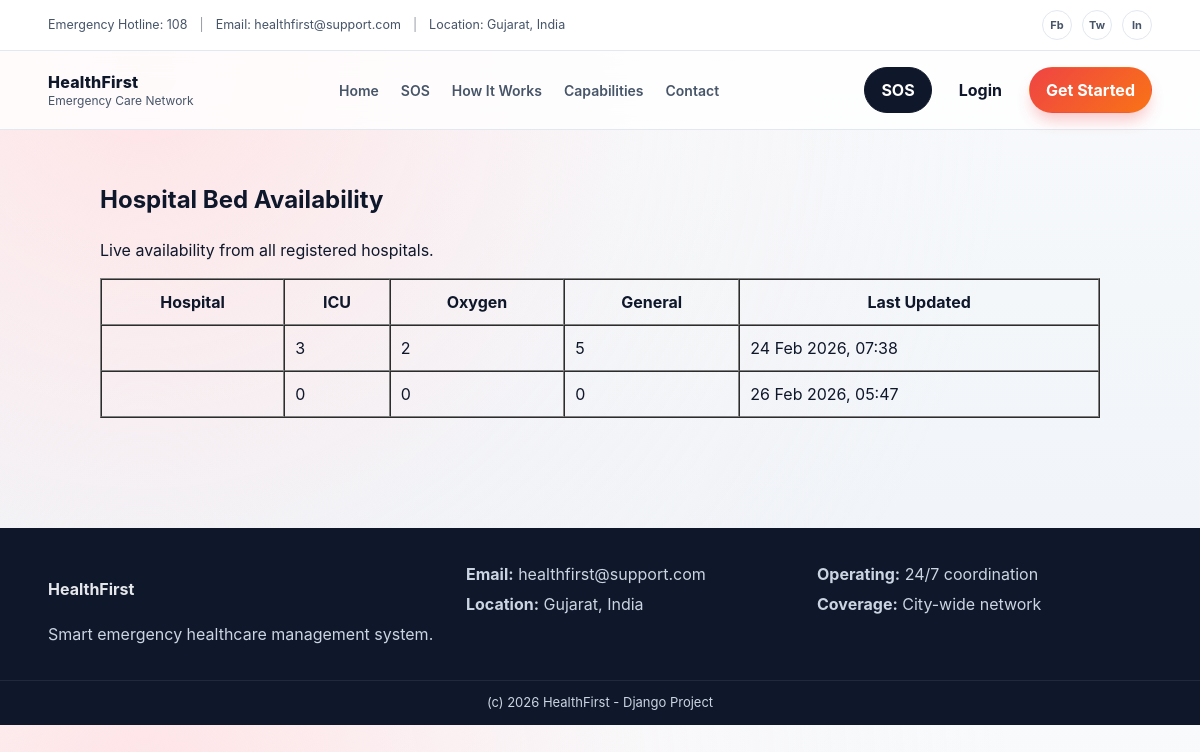
The app's page /hospitals/view-beds/, older data.
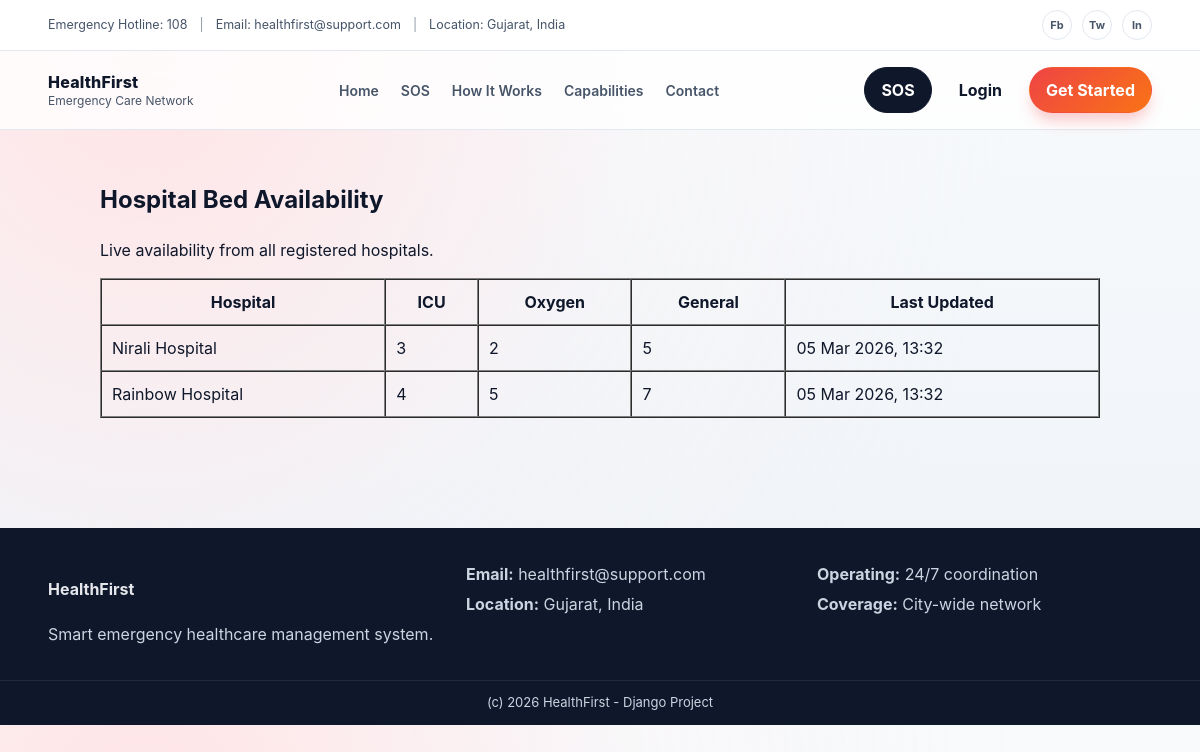
The same page, newer data.
### hospitals/models.py (models this page shows, shortened)
class BedAvailability(models.Model):
    hospital = models.OneToOneField(Hospital, on_delete=models.CASCADE)
    icu_beds = models.IntegerField(default=0)
    oxygen_beds = models.IntegerField(default=0)
    general_beds = models.IntegerField(default=0)
    last_updated = models.DateTimeField(auto_now=True)

class Hospital(models.Model):
    name = models.CharField(max_length=200)
    address = models.TextField()
    admin = models.OneToOneField(settings.AUTH_USER_MODEL, on_delete=models.CASCADE)
    latitude = models.FloatField(null=True, blank=True)
    longitude = models.FloatField(null=True, blank=True)
    def __str__(self):
        return self.name

### hospitals/views.py (the view)
# urls.py: path('view-beds/', views.view_beds, name='view_beds'),
def view_beds(request):
    beds = BedAvailability.objects.select_related('hospital').all()
    return render(request, 'hospitals/view_beds.html', {'beds': beds})

### hospitals/templates/hospitals/view_beds.html (shortened to what this page needs)
{% extends "base.html" %}
{% block content %}
<section class="dash">
  <div class="container">
    <div class="dash-content" style="max-width:1000px; margin:0 auto;">
      <div class="dash-head text-center">
        <div>
          <h1>Hospital Bed Availability</h1>
          <p class="muted">Live availability from all registered hospitals.</p>
        </div>
      </div>
      <div class="card">
         <table border="1" cellpadding="10" cellspacing="0" width="100%">
          <thead>
            <tr>
              <th>Hospital</th>
              <th>ICU</th>
              <th>Oxygen</th>
              <th>General</th>
              <th>Last Updated</th>
            </tr>
          </thead>
          <tbody>
            {% for bed in beds %}
            <tr>
              <td>{{ bed.hospital }}</td>
              <td>{{ bed.icu_beds }}</td>
              <td>{{ bed.oxygen_beds }}</td>
              <td>{{ bed.general_beds }}</td>
              <td>{{ bed.last_updated|date:"d M Y, H:i" }}</td>
            </tr>
            {% empty %}
            <tr>
              <td colspan="5" class="muted text-center">
                No hospital data available.
              </td>
            </tr>
            {% endfor %}
          </tbody>
        </table>
      </div>
    </div>
  </div>
</section>
{% endblock %}

### templates/base.html (shortened to what this page needs)
{% load static %}
<!doctype html>
<html lang="en">
<head>
  <link rel="stylesheet" href="{% static 'css/main.css' %}">
</head>
<body>
  <div class="topbar">
    <div class="container topbar-inner">
      <div class="topbar-left">
        <span>Emergency Hotline: 108</span>
        <span class="dot">|</span>
        <span>Email: healthfirst@support.com</span>
        <span class="dot">|</span>
        <span>Location: Gujarat, India</span>
      </div>
      <div class="topbar-right">
        <a href="#" aria-label="facebook">Fb</a>
        <a href="#" aria-label="twitter">Tw</a>
        <a href="#" aria-label="linkedin">In</a>
      </div>
    </div>
  </div>
  <header class="navbar">
    <div class="container nav-inner">
      <a class="brand" href="{% url 'landing' %}">
        <div>
          <div class="brand-title">HealthFirst</div>
          <div class="brand-sub">Emergency Care Network</div>
        </div>
      </a>
      <nav class="menu">
        <a href="{% url 'landing' %}">Home</a>
        <a href="{% url 'landing' %}#sos">SOS</a>
        <a href="{% url 'landing' %}#workflow">How It Works</a>
        <a href="{% url 'landing' %}#capabilities">Capabilities</a>
        <a href="{% url 'landing' %}#contact">Contact</a>
      </nav>
      <div class="nav-actions">
        <a class="btn btn-sos" href="{% url 'login' %}">SOS</a>
        {% if request.user.is_authenticated %}
          <a class="btn btn-outline" href="{% url 'dashboard' %}">Dashboard</a>
          <form method="post" action="{% url 'logout' %}" style="display:inline;">
            {% csrf_token %}
            <button class="btn btn-primary" type="submit">Logout</button>
          </form>
        {% else %}
          <a class="btn btn-ghost" href="{% url 'login' %}">Login</a>
          <a class="btn btn-primary" href="{% url 'register' %}">Get Started</a>
        {% endif %}
      </div>
    </div>
  </header>
  {% block content %}{% endblock %}
  <footer class="footer" id="contact">
    <div class="container footer-inner">
      <div>
        <h4>HealthFirst</h4>
        <p>Smart emergency healthcare management system.</p>
      </div>
      <div>
        <p><b>Email:</b> healthfirst@support.com</p>
        <p><b>Location:</b> Gujarat, India</p>
      </div>
      <div>
        <p><b>Operating:</b> 24/7 coordination</p>
        <p><b>Coverage:</b> City-wide network</p>
      </div>
    </div>
    <div class="footer-bottom">(c) {% now "Y" %} HealthFirst - Django Project</div>
  </footer>
</body>
</html>

### static/css/main.css (style rules this page uses)
:root { --brand: #ef4444; --brand-dark: #c81e1e; --midnight: #0f172a; --slate: #475569; --bg: #f7fafc; --panel: #ffffff; --border: #e2e8f0; --shadow: 0 20px 25px -5px rgba(15, 23, 42, 0.1), 0 8px 10px -6px rgba(15, 23, 42, 0.05); --shadow-soft: 0 4px 6px -1px rgba(15, 23, 42, 0.06), 0 2px 4px -2px rgba(15, 23, 42, 0.04); }
* { box-sizing: border-box; -webkit-font-smoothing: antialiased; }
body { margin: 0; font-family: 'Inter', Manrope, "Segoe UI", Arial, sans-serif; color: var(--midnight); background: radial-gradient(circle at 12% 10%, #ffe4e6 0%, rgba(255, 228, 230, 0.1) 40%, transparent 70%), linear-gradient(180deg, #f8fafc 0%, #eef2f7 100%); line-height: 1.5; }
a { text-decoration: none; color: inherit; transition: all 0.2s ease; }
.container { width: min(1150px, 92%); margin: auto; }
.topbar { background: #fff; border-bottom: 1px solid var(--border); }
.topbar-inner { display: flex; justify-content: space-between; align-items: center; padding: 10px 0; font-size: 12.5px; color: var(--slate); }
.topbar-left { display: flex; gap: 12px; align-items: center; flex-wrap: wrap; }
.topbar-left .dot { opacity: .6; }
.topbar-right { display: flex; gap: 10px; }
.topbar-right a { width: 30px; height: 30px; border: 1px solid var(--border); border-radius: 50%; display: grid; place-items: center; color: var(--slate); font-weight: 700; font-size: 11px; }
.navbar { background: rgba(255, 255, 255, 0.8); backdrop-filter: blur(12px); -webkit-backdrop-filter: blur(12px); position: sticky; top: 0; z-index: 50; border-bottom: 1px solid var(--border); }
.nav-inner { display: flex; justify-content: space-between; align-items: center; padding: 16px 0; gap: 16px; }
.brand { display: flex; align-items: center; gap: 12px; }
.brand-title { font-weight: 800; letter-spacing: .2px; }
.brand-sub { font-size: 12px; color: var(--slate); margin-top: -2px; }
.menu { display: flex; gap: 22px; align-items: center; }
.menu a { font-size: 14px; color: var(--slate); font-weight: 600; }
.nav-actions { display: flex; gap: 10px; flex-wrap: wrap; }
.btn { display: inline-flex; align-items: center; justify-content: center; padding: 10px 16px; border-radius: 999px; font-weight: 700; border: 1px solid transparent; transition: all 0.2s cubic-bezier(0.4, 0, 0.2, 1); cursor: pointer; }
.btn-primary { background: linear-gradient(135deg, var(--brand) 0%, #f97316 100%); color: #fff; box-shadow: 0 10px 15px -3px rgba(239, 68, 68, 0.3); }
.btn-ghost { background: transparent; color: var(--midnight); border-color: transparent; }
.btn-sos { background: var(--midnight); color: #fff; border-color: var(--midnight); animation: sos-glow 2s infinite; }
.footer { background: #0f172a; color: #e5e7eb; margin-top: 40px; }
.footer-inner { display: grid; grid-template-columns: 1.2fr 1fr 1fr; gap: 16px; padding: 28px 0; }
.footer p { margin: 6px 0; color: #cbd5e1; }
.footer-bottom { border-top: 1px solid rgba(255, 255, 255, 0.08); padding: 12px 0; text-align: center; color: #cbd5e1; font-size: 13px; }
.dash { padding: 32px 0 70px; }

Row changes from the older to the newer data that the page shows:
changed BedAvailability: hospital (not shown) → "Nirali Hospital"; last_updated "24 Feb 2026, 07:38" → "05 Mar 2026, 13:32"
changed BedAvailability: hospital (not shown) → "Rainbow Hospital"; icu_beds "0" → "4"; oxygen_beds "0" → "5"; general_beds "0" → "7"; last_updated "26 Feb 2026, 05:47" → "05 Mar 2026, 13:32"
